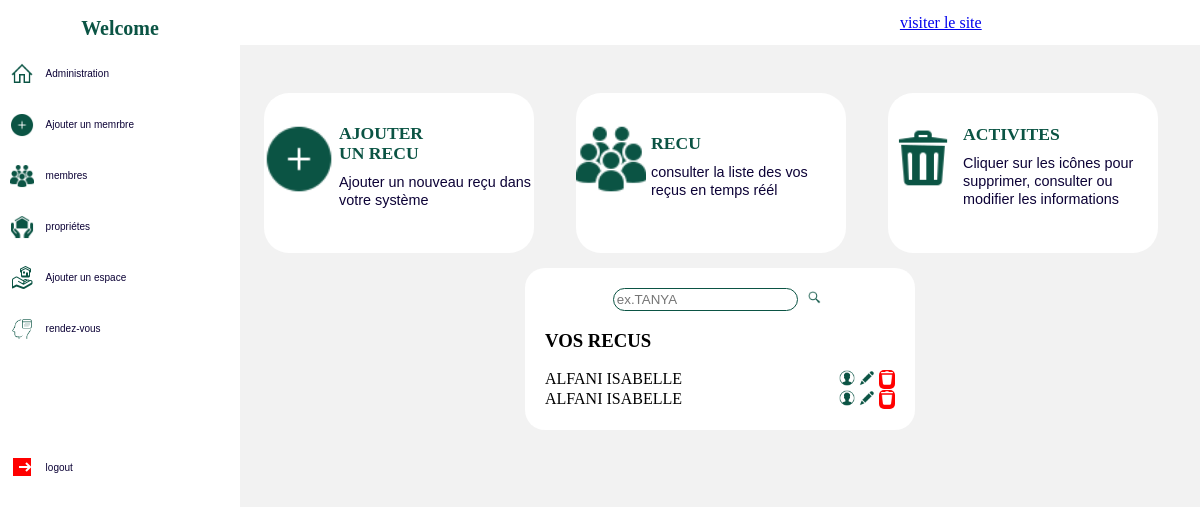
Screenshot of /receipt/ with the database file from the repository.
### app/models.py (models this page shows, shortened)
class Receipt(models.Model):
    user = models.ForeignKey(Membre, on_delete=models.CASCADE, default="")
    title = models.CharField(max_length=150)
    price = models.PositiveBigIntegerField()
    created_at=models.DateTimeField(auto_now_add=True)

class Membre (models.Model) :
    name = models.CharField(max_length=150)
    last_name = models.CharField(max_length=150)
    given_name = models.CharField(max_length=150)
    birth = models.DateField()
    address = models.CharField(max_length=300)
    number = models.PositiveIntegerField()
    bio = models.TextField()
    date_acquired = models.DateTimeField(auto_now_add=True)
    money_GIVE = models.PositiveBigIntegerField()
    children = models.PositiveBigIntegerField()
    infos_children = models.TextField()
    spouse = models.CharField(max_length=150)
    statut_choices = [
           ('MARIE' , 'marié'),
        ('CELIBATAIRE' , 'celibataire'),
           ('VEUVE' , 'veuve'),
    ]
    statut = models.CharField(max_length=11, choices=statut_choices, default='VEUVE')

### app/views.py (the view)
# urls.py: path('receipt/', views.receipt, name='receipt'),
def receipt(request):
    receipts = Receipt.objects.all()
    return render(request, 'receipt.html', {'receipts':receipts})

### app/templates/receipt.html (shortened to what this page needs)
<!DOCTYPE html>{% load static %}
<html lang="en">
<head>
    <link rel="stylesheet" type="text/css" href="{% static 'css/profiles.css' %}">
    <link rel="stylesheet" type="text/css" href="{% static 'css/member.css' %}">
</head>
<body>
  <div class="body">
    <nav class="nav-menu">
        <h1> Welcome {{user.username}}  </h1>
        <ul>
            <li><a href="{% url 'profile'  %}"><img src="{% static 'img/icons8-home-32.png' %}" alt=""> <span>Administration</span></a></li>
            <li><a href="{% url 'add_member'  %}"><img src="{% static 'img/icons8-add-50.png' %}" alt=""> <span>Ajouter un memrbre</span> </a></li>
            <li><a href="{% url 'member'  %}"><img src="{% static 'img/icons8-user-groups-50.png' %}" alt=""> <span>membres</span> </a></li>
            <li><a href="{% url 'property'  %}"><img src="{% static 'img/icons8-property-50.png' %}" alt=""><span>propriétes</span></a></li>
            <li><a href="{% url 'space_form'  %}"><img src="{% static 'img/icons8-property-48.png' %}" alt=""><span>Ajouter un espace</span></a></li>
            <li><a href="{% url 'appoint'  %}"><img src="{% static 'img/icons8-appointment-80.png' %}" alt=""><span>rendez-vous</span></a></li>
            <li class="logout"><a href="{% url 'login' %}"><img src="{% static 'img/icons8-logout-24.png' %}" alt=""> <span>logout</span> </a></li>
        </ul>
       </nav>
      <nav class="nav-body">
        <nav class="nav-bar">
            <a href="{% url 'home' %}">visiter le site</a>
           </nav>
           <nav class="nav-content">
            <aside>
                <a href="{% url  'receipt_form' %}#form">
                    <p><img src="{% static 'img/icons8-add-50.png' %}" alt=""><div class="infos">
                        <h2>AJOUTER <br><br>UN RECU </h2>
                        <span>Ajouter un nouveau reçu dans votre système </span>
                    </div></p>
                </a>
            </aside>
            <aside>
                <a href="{% url 'receipt' %}#member">
                    <p><img src="{% static 'img/icons8-user-groups-50.png' %}" alt=""><div class="infos">
                        <h2>RECU</h2>
                        <span>consulter la liste des vos reçus en temps réél</span>
                    </div></p>
                </a>
            </aside>
            <aside>
                <a >
                    <p><img src="{% static 'img/icons8-trash-64.png' %}" alt=""><div class="infos">
                        <h2>ACTIVITES</h2>
                        <span>Cliquer sur les icônes pour supprimer, consulter ou modifier les informations </span>
                    </div></p>
                </a>
            </aside>
           </nav>
           <div class="appoint1">
            <nav>
                <div class="div-search">
                    <form action="{% url 'search_receipt' %}" method="get">
                        <input type="text" value="{{request.GET.q}}" name="q" placeholder="ex.TANYA" >
                        <button type="submit" class="btn" ><img src="{% static 'img/icons8-loupe-64.png' %}" ></button>
                    </form>
                </div>
                <h3 id="member">VOS RECUS</h3>
                {% for member in receipts  %}
             <div class="app" >
                <div class="name">
                    <span>  {{member.user.name}} </span>
                  <span>  {{member.user.given_name}}</span>
                  </div>
                  <div>
                    <a href="{% url 'receipt_detail' member.id %}"><img src="{% static 'img/icons8-male-user-50.png' %}" alt=""></a>
                    <a href="{% url 'receipt_modif' member.id  %}"><img src="{% static 'img/icons8-edit-48.png' %}" alt=""></a>
                    <a href="{% url 'receipt_delete' member.id %}" class="corbeil"><img src="{% static 'img/icons8-supprimer-24.png' %}" alt=""></a>
                  </div>
             </div>
                {% endfor %}
            </nav>
          </div>
      </nav>
  </div>
</body>
</html>

### app/static/css/profiles.css (style rules this page uses)
.body { display: flex; background-color: rgba(226, 225, 225, 0.438); left: 0; right: 0; position: fixed; height: 100%; width: 100%; top: 0; }
.nav-menu { width: 300px; height: 100%; position: relative; background-color: white; }
.nav-menu ul { left: 0; margin-left: 4%; padding: 0; }
.nav-menu ul li { list-style-type: none; margin-bottom: 1em; }
.nav-menu ul li a { display: flex; text-decoration: none; align-items: center; align-content: center; }
.logout { margin-top: 45%; }
.nav-menu ul li a span { padding: 12px; font-size: 10px; color: rgb(12, 2, 54); font-family: Arial, Helvetica, sans-serif; }
.nav-menu ul li img { width: 1.5em; height: 1.5em; }
.nav-menu h1 { display: flex; justify-content: center; font-family:'Times New Roman', Times, serif; font-weight: 900; color: rgb(11, 84, 68); font-size: 20px; }
.nav-bar { width: 100%; display: flex; background-color: white; height: 45px; justify-content: space-around; align-items: center; align-content: center; }
.nav-body { width: 100%; }
.nav-content { display: grid; grid-template-columns: repeat(3, 1fr); justify-content: center; margin-top: 5%; margin-left: 1.5em; }
.nav-content aside { width: 270px; height: 160px; background-color: white; border-radius: 25px; border: none; }
.nav-content aside a { display: flex; text-decoration: none; align-content: center; align-items: center; padding-top: 15px; }
.nav-content aside a img { width: 70px; height: 70px; }
.nav-content aside a .infos { margin-left: 5px; }
.nav-content aside a .infos h2 { color: rgb(11, 84, 68); font-family: 'Times New Roman', Times, serif; line-height: 10px; font-size: 1.1em; }
.nav-content aside a .infos span { color: rgb(12, 2, 54); font-family: sans-serif; font-size: 0.9em; }

### app/static/css/member.css (style rules this page uses)
.appoint1 { display: grid; grid-template-columns: repeat(1,1fr); justify-content: center; place-items: center; }
.appoint1 nav { background-color: white; width: 350px; border-radius: 20px; padding: 20px; margin-top: 15px; max-height: 400px; overflow-y: auto; }
.appoint1 .app { display: flex; justify-content: space-between; }
.appoint1 .name { width: 150px; }
.appoint1 .app img { width: 1em; height: 1em; }
.appoint1 .app .corbeil { background-color: red; border-radius: 5px; padding-top: 2px; width: 0.8em; height: 0.8em; }
.div-search input { border-radius: 35px; border: 1px solid rgb(11, 84, 68); padding: 3px; outline: none; }
.div-search { display: flex; justify-content: center; }
.div-search .btn { border: none; background-color: transparent; }
.div-search form button img { width: 1em; height: 1em; background-color: none; }

### rows the page displays
Receipt: user.name "ALFANI", user.given_name "ISABELLE"
Receipt: user.name "ALFANI", user.given_name "ISABELLE"
